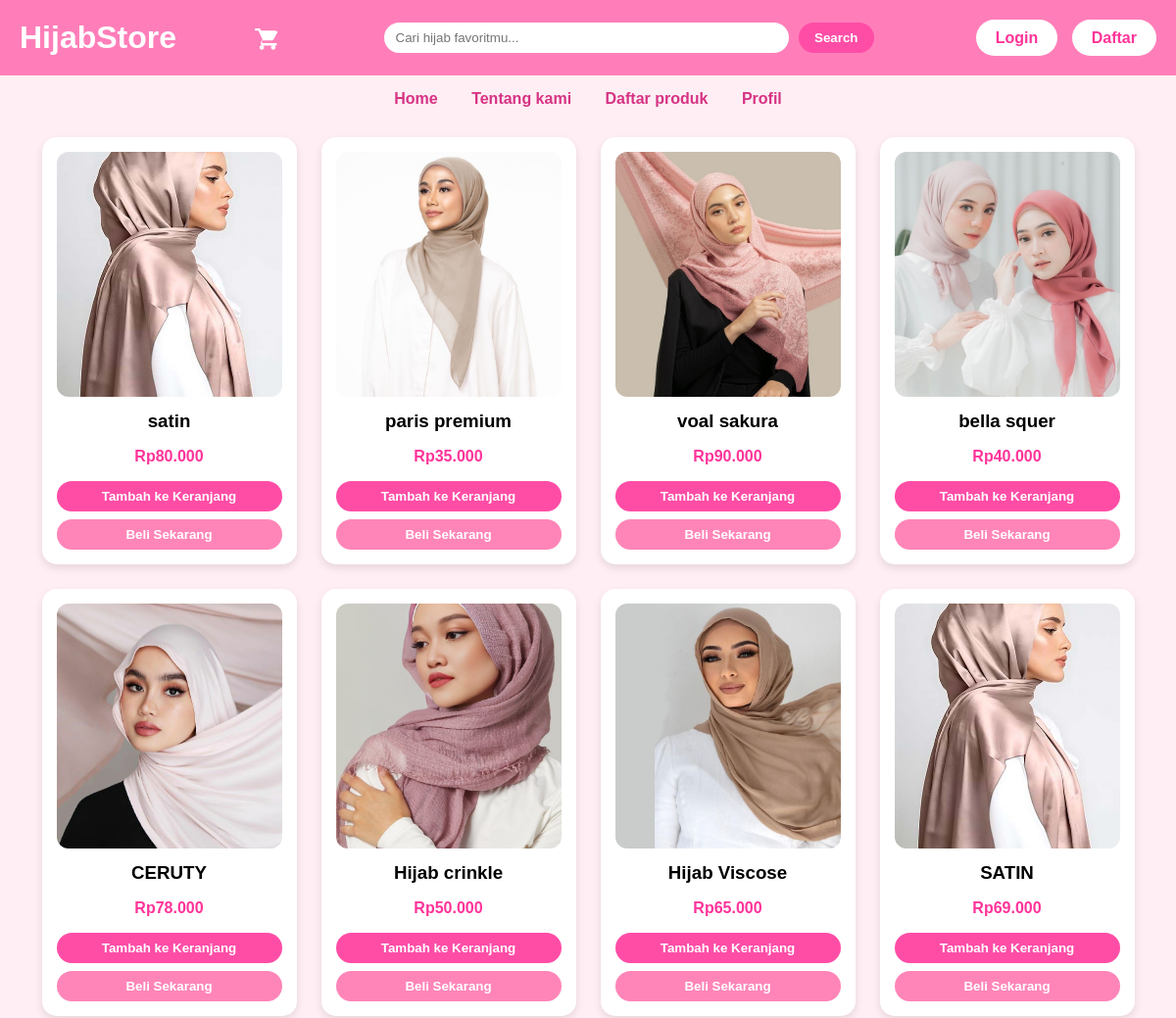
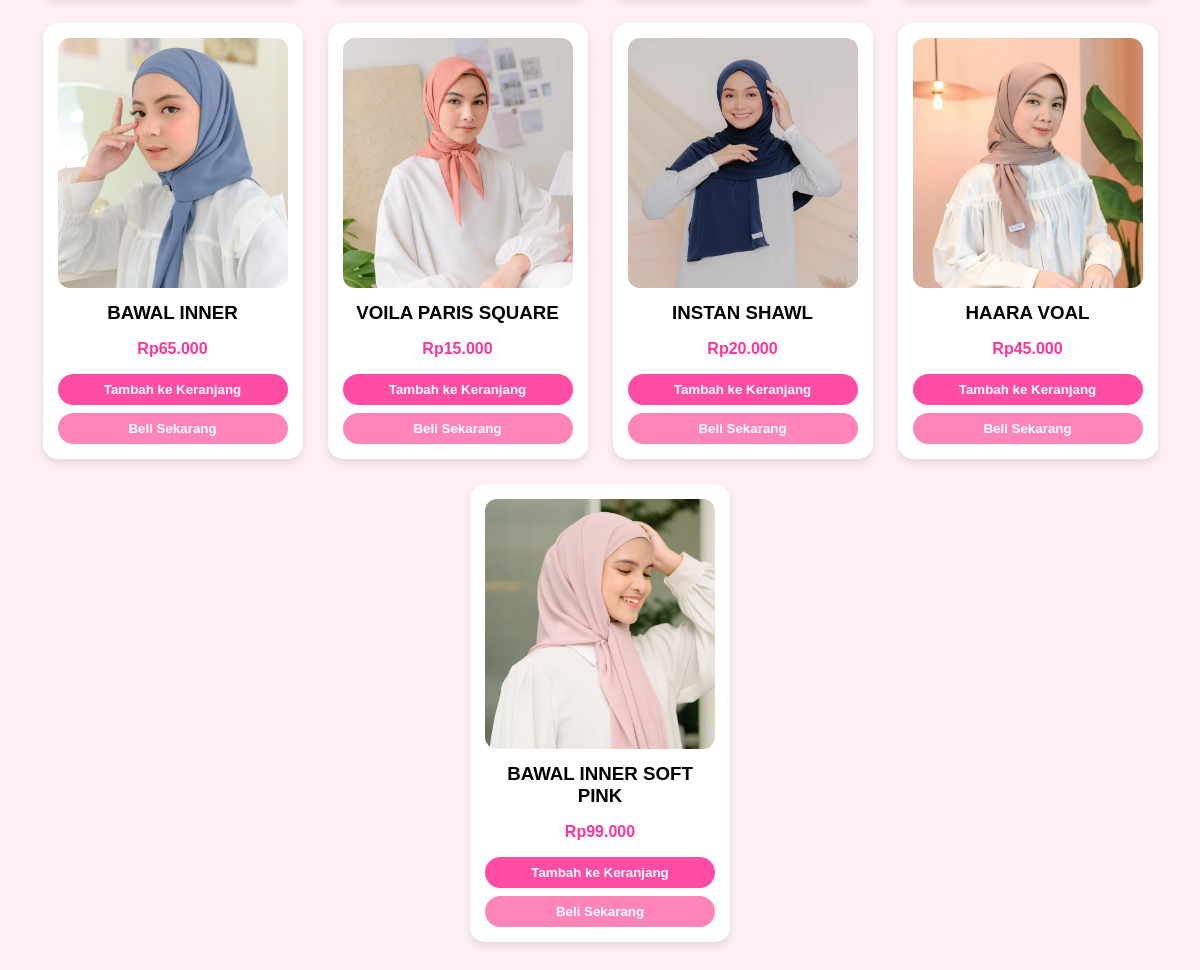
The page / on the database its author committed (2 pictures, top to bottom).
### tables this page shows
CREATE TABLE IF NOT EXISTS `produk` (
  `id` int NOT NULL AUTO_INCREMENT,
  `nama` varchar(50) DEFAULT NULL,
  `harga` int DEFAULT NULL,
  `gambar` varchar(50) DEFAULT NULL,
  `stok` int DEFAULT NULL,
  PRIMARY KEY (`id`)
);

### index.php (the view, shortened to what this page needs)
<?php
include 'koneksi.php';
$nama_pengguna = '';
$keyword = isset($_GET['search']) ? $_GET['search'] : '';
?>
<!DOCTYPE html>
<html lang="id">
<head>
</head>
<body>
<header>
    <h1>HijabStore</h1>
    <a href="cart.php" class="cart-icon" title="Lihat Keranjang">
    </a>
    <form class="search-bar" method="GET" action="index.php">
        <input type="text" name="search" placeholder="Cari hijab favoritmu..." value="<?= htmlspecialchars($keyword) ?>">
        <button type="submit">Search</button>
    </form>
    <div>
        <?php if ($nama_pengguna): ?>
            <span style="color: white; margin-right: 10px;">Hai, <?= htmlspecialchars($nama_pengguna); ?>!</span>
            <a href="index.php?logout=true" class="auth-button">Logout</a>
        <?php else: ?>
            <a href="login.php" class="auth-button">Login</a>
            <a href="register.php" class="auth-button">Daftar</a>
        <?php endif; ?>
    </div>
</header>
<nav>
    <a href="index.php">Home</a>
    <a href="about.php">Tentang kami</a>
    <a href="add_produk.php">Daftar produk</a>
    <a href="profil.php">Profil</a>
</nav>
<div class="produk-container">
    <?php
    $query = "SELECT * FROM produk";
    $result = mysqli_query($koneksi, $query);
    if (mysqli_num_rows($result) > 0) {
       while ($row = mysqli_fetch_assoc($result)) {
    $nama = htmlspecialchars($row['nama'] ?? '');
    $gambar = htmlspecialchars($row['gambar'] ?? '');
    $harga = $row['harga'] ?? 0;
    $id = $row['id'];
    echo '
    <div class="produk">
        <img src="images/' . $gambar . '" alt="' . $nama . '">
        <h3>' . $nama . '</h3>
        <p>Rp' . number_format($harga, 0, ',', '.') . '</p>
        <form method="POST" action="index.php" class="produk-form">
            <input type="hidden" name="id" value="' . $id . '">
            <button type="submit" name="add_to_cart">Tambah ke Keranjang</button>
            <button type="submit" name="buy_now" class="buy-now">Beli Sekarang</button>
        </form>
    </div>';
}
    } else {
        echo '<p style="text-align:center; color:#888;">Produk tidak ditemukan.</p>';
    }
    ?>
</div>
</body>
</html>

### index.php (style rules this page uses)
body { font-family: Arial, sans-serif; background-color: #ffeef3; margin: 0; padding: 0; }
header { background-color: #ff7eb9; padding: 20px; display: flex; align-items: center; justify-content: space-between; flex-wrap: wrap; }
header h1 { color: white; margin: 0; }
.search-bar { display: flex; align-items: center; gap: 10px; flex: 1; max-width: 500px; margin: 0 15px; position: relative; }
.search-bar input[type="text"] { padding: 8px 12px; border-radius: 20px; border: none; width: 100%; }
.search-bar button { background-color: #ff4da6; color: white; border: none; padding: 8px 16px; border-radius: 20px; cursor: pointer; font-weight: bold; }
.cart-icon { position: relative; cursor: pointer; color: white; margin-right: 10px; display: flex; align-items: center; text-decoration: none; }
.cart-icon svg { width: 28px; height: 28px; fill: white; }
nav { text-align: center; margin-top: 15px; }
nav a { margin: 0 15px; color: #d63384; text-decoration: none; font-weight: bold; }
.produk-container { display: flex; flex-wrap: wrap; justify-content: center; padding: 30px; gap: 25px; }
.produk { background-color: #fff; border-radius: 15px; width: 230px; box-shadow: 0 4px 8px rgba(0,0,0,0.1); padding: 15px; text-align: center; position: relative; }
.produk img { width: 100%; height: 250px; object-fit: cover; border-radius: 12px; }
.produk h3 { margin: 10px 0 5px; }
.produk p { color: #ff3399; font-weight: bold; }
form.produk-form { margin-top: 10px; display: flex; flex-direction: column; gap: 8px; }
form.produk-form button { background-color: #ff4da6; border: none; border-radius: 20px; padding: 8px 0; color: white; font-weight: bold; cursor: pointer; transition: background-color 0.3s; }
form.produk-form button.buy-now { background-color: #ff85b8; }
.auth-button { background-color: white; color: #ff3399; padding: 10px 20px; border-radius: 25px; margin-left: 10px; border: none; font-weight: bold; cursor: pointer; text-decoration: none; }

### rows shown on the page
produk: gambar+nama (picture), nama "satin", harga "80.000"
produk: gambar (picture), nama "paris premium", harga "35.000"
produk: gambar (picture), nama "voal sakura", harga "90.000"
produk: gambar (picture), nama "bella squer", harga "40.000"
produk: gambar (picture), nama "CERUTY", harga "78.000"
produk: gambar+nama (picture), nama "Hijab crinkle", harga "50.000"
produk: gambar (picture), nama "Hijab Viscose", harga "65.000"
produk: gambar (picture), nama "SATIN", harga "69.000"
produk: gambar (picture), nama "BAWAL INNER", harga "65.000"
produk: gambar (picture), nama "VOILA PARIS SQUARE", harga "15.000"
produk: gambar (picture), nama "INSTAN SHAWL", harga "20.000"
produk: gambar (picture), nama "HAARA VOAL", harga "45.000"
produk: gambar (picture), nama "BAWAL INNER SOFT PINK", harga "99.000"
